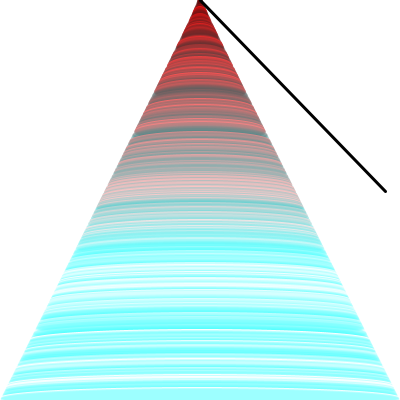
Frame 1 (no input)
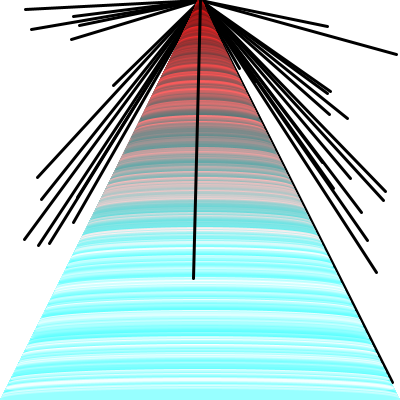
Frame 60 (the mouse pressed at the canvas centre just before this capture)
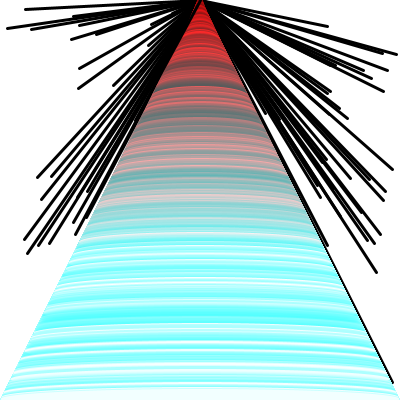
Frame 120 (the mouse held since frame 60 and released just before this capture)

The Processing sketch that drew these frames (run headless with seeded random() and noise(); from frame 60 on, the mouse is pressed at the canvas centre):

// Processing sketch: processing_133712
// ── processing_133712.pde

void setup() {
  size(400,400);
  background(255);
  smooth();
}

void draw() {
  //background(255);
  for (int i=0; i<400; i+=1) {
    circles(i,i);
  }
  strokeWeight(3);
  stroke(0);
  float r=random(400);
  float f=random(400);
  line(200,0,r,f);
}
void circles(int x, int y) {
  noStroke();
  float r=random(255);
  fill(r,x,y,r);
  ellipse(200,y,x,20);
}
